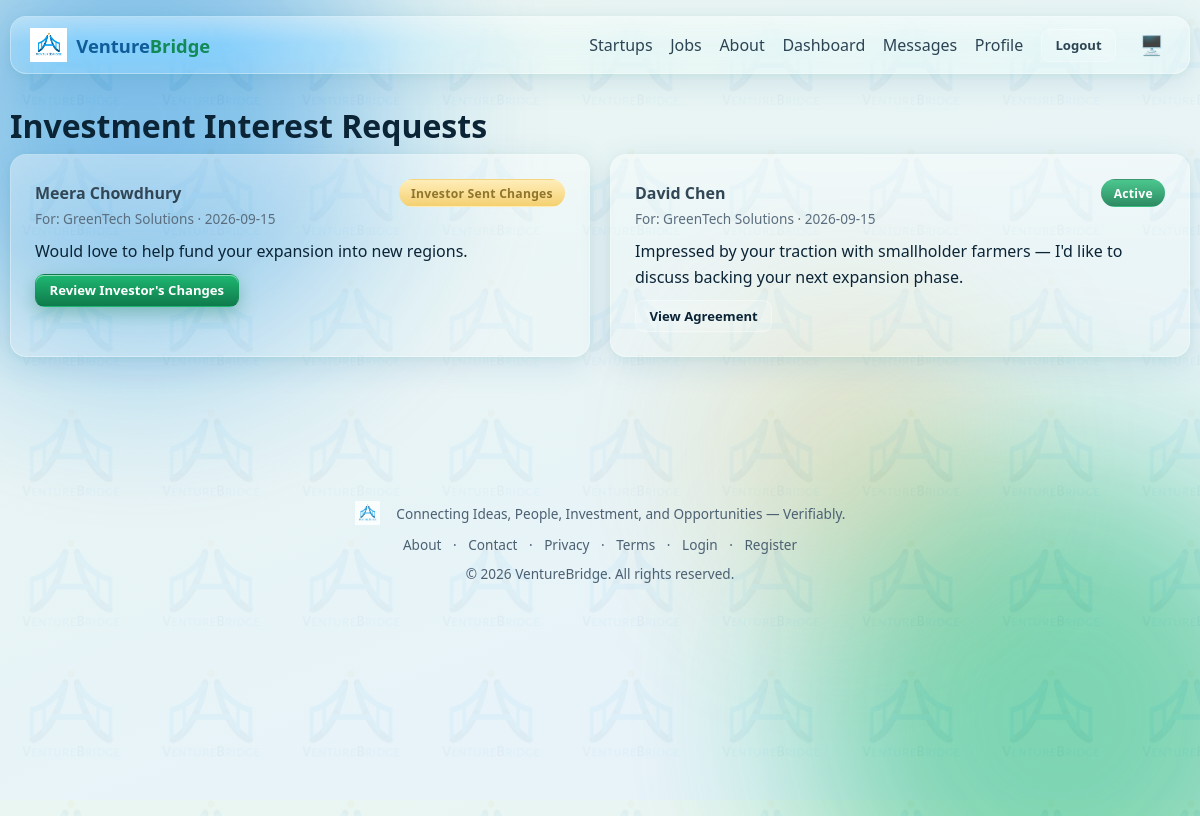
Page /investment/founder (signed in) on the earlier database version.
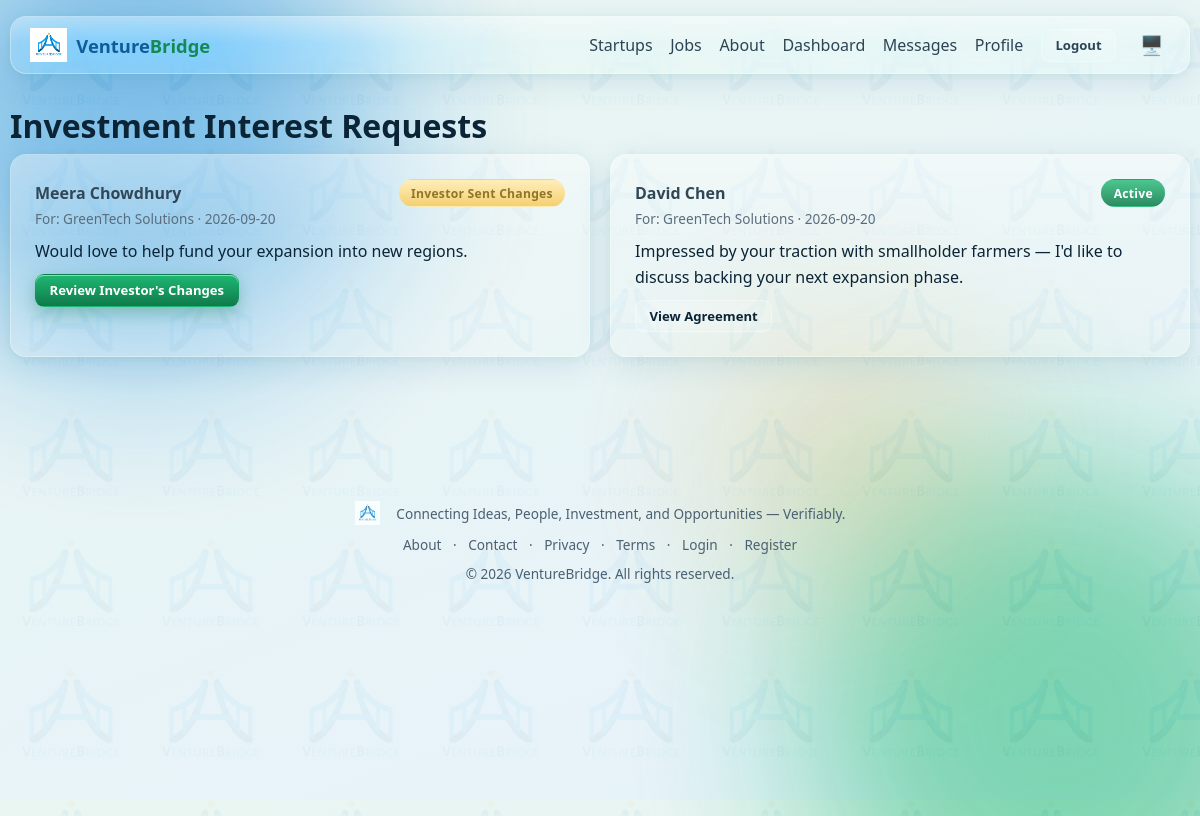
Same page on the later database version.
### models.py (models this page shows, shortened)
class InvestmentRequest(db.Model):
    id = db.Column(db.Integer, primary_key=True)
    investor_id = db.Column(db.Integer, db.ForeignKey("user.id"), nullable=False)
    startup_id = db.Column(db.Integer, db.ForeignKey("startup.id"), nullable=False)
    message = db.Column(db.Text, nullable=False)
    status = db.Column(db.String(30), default="pending")
    created_at = db.Column(db.DateTime, default=datetime.utcnow)
    decided_at = db.Column(db.DateTime)
    investor = db.relationship("User", foreign_keys=[investor_id])
    agreement = db.relationship("Agreement", backref="request", uselist=False, cascade="all,delete")
    proposals = db.relationship("FundingProposal", backref="request", cascade="all,delete", lazy="dynamic")

class User(UserMixin, db.Model):
    id = db.Column(db.Integer, primary_key=True)
    full_name = db.Column(db.String(120), nullable=False)
    email = db.Column(db.String(150), unique=True, nullable=False, index=True)
    password_hash = db.Column(db.String(255), nullable=False)
    role = db.Column(db.String(20), nullable=False, index=True)
    is_active_account = db.Column(db.Boolean, default=True, nullable=False)
    created_at = db.Column(db.DateTime, default=datetime.utcnow)
    profile = db.relationship("Profile", backref="user", uselist=False, cascade="all,delete")
    startups = db.relationship("Startup", backref="founder", lazy="dynamic", foreign_keys="Startup.founder_id")
    @property
    def is_active(self):
        return self.is_active_account

class Startup(db.Model):
    id = db.Column(db.Integer, primary_key=True)
    founder_id = db.Column(db.Integer, db.ForeignKey("user.id"), nullable=False)
    name = db.Column(db.String(150), nullable=False, index=True)
    logo = db.Column(db.String(255))
    description = db.Column(db.Text)
    industry = db.Column(db.String(120), index=True)
    stage = db.Column(db.String(30))
    location = db.Column(db.String(120), index=True)
    website = db.Column(db.String(255))
    founded_year = db.Column(db.Integer)
    business_model = db.Column(db.String(255))
    team_size = db.Column(db.Integer)
    is_active = db.Column(db.Boolean, default=True)
    document_status = db.Column(db.String(20), default="pending")
    created_at = db.Column(db.DateTime, default=datetime.utcnow)
    documents = db.relationship("StartupDocument", backref="startup", cascade="all,delete", lazy="dynamic")
    jobs = db.relationship("Job", backref="startup", cascade="all,delete", lazy="dynamic")
    investment_requests = db.relationship("InvestmentRequest", backref="startup", cascade="all,delete", lazy="dynamic")

### blueprints/investment.py (the view)
@bp.route("/founder")
@login_required
@roles_required("founder")
def founder_requests():
    startup_ids = [s.id for s in current_user.startups]
    reqs = InvestmentRequest.query.filter(InvestmentRequest.startup_id.in_(startup_ids)).order_by(
        InvestmentRequest.created_at.desc()).all() if startup_ids else []
    return render_template("investment/founder_requests.html", reqs=reqs)

### templates/investment/founder_requests.html (shortened to what this page needs)
{% extends "base.html" %}
{% block content %}
<div class="animate-in">
  <h1>Investment Interest Requests</h1>
  <div class="grid grid-2">
    {% for r in reqs %}
    <div class="glass card-pad hover-lift">
      <div class="flex-between">
        <strong>{{ r.investor.full_name }}</strong>
        {% set colors = {"pending":"badge-pending","awaiting_investor_review":"badge-pending","awaiting_founder_review":"badge-pending",
                          "milestones_setup":"badge-pending","awaiting_signatures":"badge-pending","active":"badge-verified","rejected":"badge-rejected"} %}
        {% set labels = {"pending":"New Interest","awaiting_investor_review":"Awaiting Investor Review","awaiting_founder_review":"Investor Sent Changes",
                          "milestones_setup":"Set Up Milestones","awaiting_signatures":"Awaiting Signatures","active":"Active","rejected":"Rejected"} %}
        <span class="badge {{ colors[r.status] }}">{{ labels[r.status] }}</span>
      </div>
      <span class="text-muted" style="font-size:.85rem;">For: {{ r.startup.name }} · {{ r.created_at.strftime("%Y-%m-%d") }}</span>
      <p style="margin:.6rem 0;">{{ r.message }}</p>
      {% if r.status == 'pending' %}
        <div class="flex gap-1">
          <a href="{{ url_for('investment.submit_proposal', req_id=r.id) }}" class="btn btn-green btn-sm">Accept & Send Proposal</a>
          <form method="POST" action="{{ url_for('investment.reject', req_id=r.id) }}">
            <input type="hidden" name="csrf_token" value="{{ csrf_token() }}">
            <button class="btn btn-danger btn-sm" type="submit">Reject</button>
          </form>
        </div>
      {% elif r.status == 'awaiting_investor_review' %}
        <a href="{{ url_for('investment.view_proposal', req_id=r.id) }}" class="btn btn-outline btn-sm">View Your Proposal</a>
      {% elif r.status == 'awaiting_founder_review' %}
        <a href="{{ url_for('investment.view_proposal', req_id=r.id) }}" class="btn btn-green btn-sm">Review Investor's Changes</a>
      {% elif r.status == 'milestones_setup' %}
        <a href="{{ url_for('investment.build_milestones', req_id=r.id) }}" class="btn btn-green btn-sm">Set Up Milestones</a>
      {% elif r.status == 'awaiting_signatures' %}
        <a href="{{ url_for('investment.sign_agreement', req_id=r.id) }}" class="btn btn-green btn-sm">Sign Agreement</a>
      {% elif r.status == 'active' %}
        <a href="{{ url_for('investment.agreement', req_id=r.id) }}" class="btn btn-outline btn-sm">View Agreement</a>
      {% endif %}
    </div>
    {% else %}<p class="text-muted">No investment requests yet.</p>{% endfor %}
  </div>
</div>
{% endblock %}

Differences in the rows shown:
changed InvestmentRequest "Would love to help fund your expansion into new regions.": created_at "2026-09-15" → "2026-09-20"
changed InvestmentRequest "Active": created_at "2026-09-15" → "2026-09-20"
